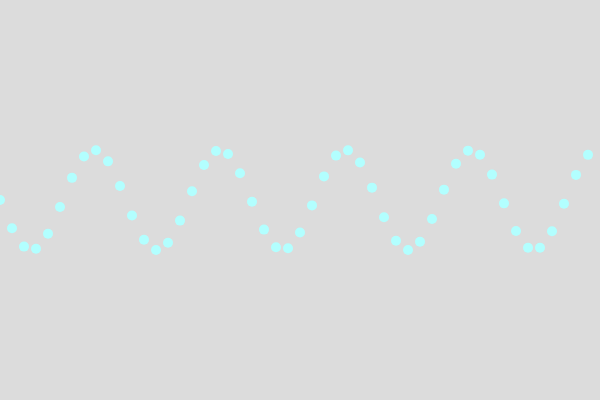
Frame 1 (no input)
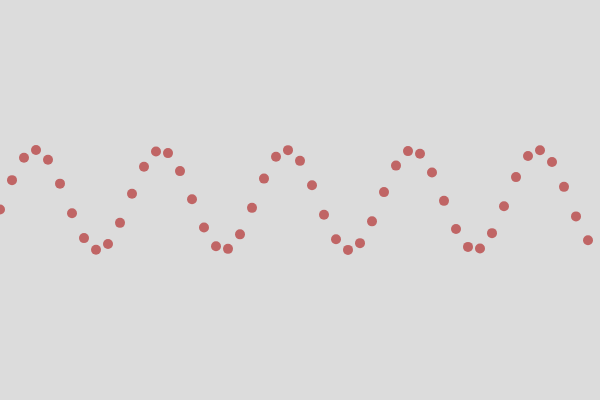
Frame 60 (no input)
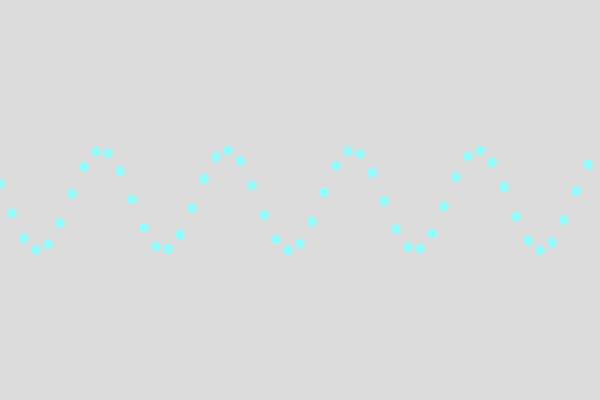
Frame 120 (the mouse pressed at the canvas centre since frame 60)

The p5.js sketch that drew these frames (run headless with seeded random() and noise() and a simulated clock; from frame 60 on, the mouse is pressed at the canvas centre):

// p5.js sketch
// ── sketch.js
let t = 0; // Tiempo para animar el patrón
let numPoints = 50; // Número de puntos en el patrón

function setup() {
  createCanvas(600, 400);
}

function draw() {
  background(220);

  // Cambiar el color basándonos en el tiempo
  let r = map(sin(t), -1, 1, 100, 255);
  let g = map(cos(t), -1, 1, 100, 255);
  let b = map(sin(t + PI / 2), -1, 1, 100, 255);
  fill(r, g, b);
  noStroke();

  // Dibujar puntos en una trayectoria de onda
  let centerY = height / 2;
  let amplitude = 50; // Amplitud de la onda
  let frequency = 0.05; // Frecuencia de la onda
  
  for (let i = 0; i < numPoints; i++) {
    // Calcular la posición de cada punto
    let x = map(i, 0, numPoints, 0, width);
    let y = centerY + sin(frequency * x + t) * amplitude;

    // Dibujar el punto
    ellipse(x, y, 10, 10);
  }

  // Incrementar el tiempo para animar el patrón
  t += 0.05;
}
